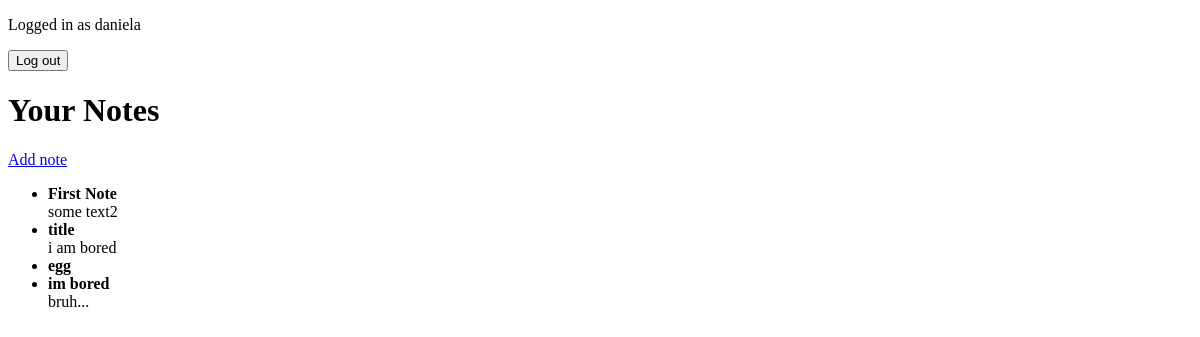
The app's page /notes/ (signed in), older data.
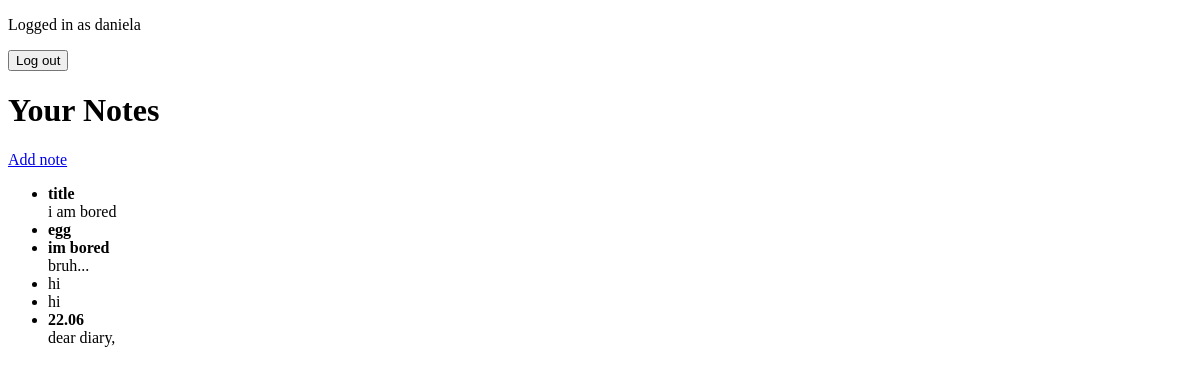
The same page, newer data.
### notes/models.py (models this page shows, shortened)
class Note(models.Model):
    title = models.CharField(max_length=100, blank=True)
    text = HTMLField()
    date = models.DateTimeField(auto_now=True)
    important = models.BooleanField(default=False)
    archive = models.BooleanField(default=False)
    user = models.ForeignKey(User, on_delete=models.CASCADE)

### notes/views.py (the view)
# urls.py: path('notes/', views.notes, name='notes'),
def notes(request):
    usernotes = Note.objects.filter(user=request.user, archive=False)
    return render(request, 'notes/notes.html', {'notes': usernotes})

### notes/templates/notes/notes.html (shortened to what this page needs)
<!DOCTYPE html>
<html>
<head>
</head>
<body>
    <div>
        {% extends 'notes/base.html' %}
        {% block content %}
        <h1>Your Notes</h1>
        <a href="{% url 'add' %}">Add note</a>
        <ul>
            {% for note in notes %}
            <li>
                {% if note.title %} <b>{{ note.title }}</b> <br>{% endif %}
                {% if note.text %} {{ note.text|safe|truncatechars:100 }} <br>{% endif %}
            </li>
            {% endfor %}
        </ul>
        {% endblock %}

### notes/templates/notes/base.html (shortened to what this page needs)
{% if user.is_authenticated %}
<p>Logged in as {{ user.username }}</p>
<form action="{% url 'logoutuser' %}" method="POST">
    <button type="submit">Log out</button>
</form>
{% else %}
<a href="{% url 'signupuser' %}">Sign Up</a>
<a href="{% url 'loginuser' %}">Log in</a>
{% endif %}
{% block content%}
{% endblock %}

Row changes from the older to the newer data that the page shows:
no longer on this page (row edited): Note: title "First Note", text "some text2"
added Note: text "hi"
added Note: text "hi"
added Note: title "22.06", text "dear diary,"
